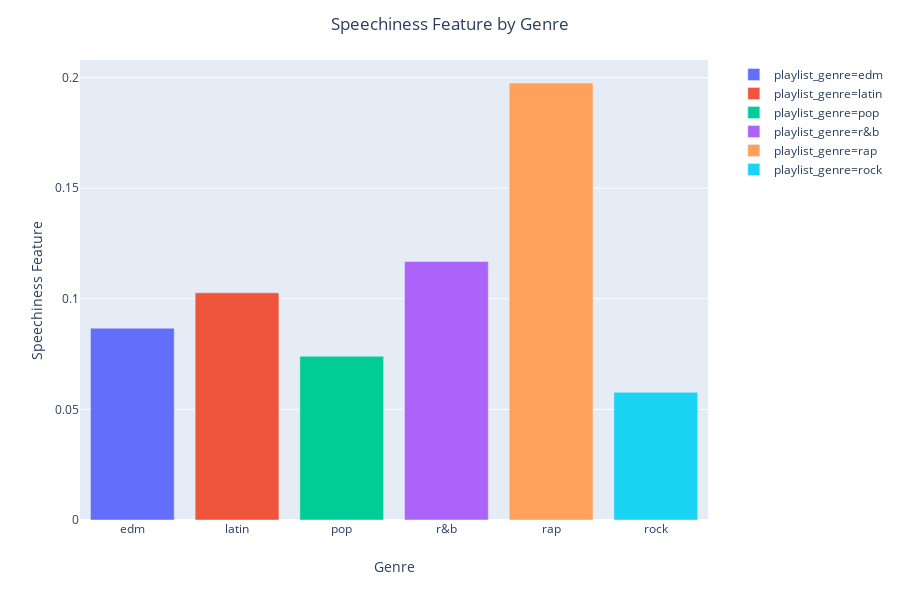

Notebook cell for this chart:
### Markdown cell above
Here, we can see immediately see that rock is an outlier in terms of danceability. This is important to recognize, because this signifies it could be easier to categorize rock as a genre with the danceability feature. With this information, we can more easily predict the genre using KD trees with the knowledge that if danceability is below 0.55, it is highly likely to be under the rock genre.

### Code cell
# Group the data by playlist_genre and compute the mean speechiness value for each group
speechiness_mean = df.groupby('playlist_genre')['speechiness'].mean()
speechiness_mean = speechiness_mean.reset_index()  # Reset the index so that the genre column can be accessed

# Create a bar plot using the speechiness_mean data
fig = px.bar(speechiness_mean, x="playlist_genre", y="speechiness",
              color="playlist_genre")

# Update the plot title and axis labels
fig.update_layout(title="Speechiness Feature by Genre")
fig.update_layout(xaxis_title="Genre")
fig.update_layout(title_x=0.5)
fig.update_layout(yaxis_title="Speechiness Feature")

# Show the plot
fig.show()

### Figure 1 — Plotly figure (JSON) as saved in the notebook; plotly's stock layout.template omitted (floating-point values rounded to 4 significant figures)
{"data": [{"alignmentgroup": "True", "hoverlabel": {"namelength": 0}, "hovertemplate": "playlist_genre=%{x}<br>speechiness=%{y}", "legendgroup": "playlist_genre=edm", "marker": {"color": "#636efa"}, "name": "playlist_genre=edm", "offsetgroup": "playlist_genre=edm", "orientation": "v", "showlegend": true, "textposition": "auto", "type": "bar", "x": ["edm"], "xaxis": "x", "y": [0.0867], "yaxis": "y"}, {"alignmentgroup": "True", "hoverlabel": {"namelength": 0}, "hovertemplate": "playlist_genre=%{x}<br>speechiness=%{y}", "legendgroup": "playlist_genre=latin", "marker": {"color": "#EF553B"}, "name": "playlist_genre=latin", "offsetgroup": "playlist_genre=latin", "orientation": "v", "showlegend": true, "textposition": "auto", "type": "bar", "x": ["latin"], "xaxis": "x", "y": [0.1027], "yaxis": "y"}, {"alignmentgroup": "True", "hoverlabel": {"namelength": 0}, "hovertemplate": "playlist_genre=%{x}<br>speechiness=%{y}", "legendgroup": "playlist_genre=pop", "marker": {"color": "#00cc96"}, "name": "playlist_genre=pop", "offsetgroup": "playlist_genre=pop", "orientation": "v", "showlegend": true, "textposition": "auto", "type": "bar", "x": ["pop"], "xaxis": "x", "y": [0.07399], "yaxis": "y"}, {"alignmentgroup": "True", "hoverlabel": {"namelength": 0}, "hovertemplate": "playlist_genre=%{x}<br>speechiness=%{y}", "legendgroup": "playlist_genre=r&b", "marker": {"color": "#ab63fa"}, "name": "playlist_genre=r&b", "offsetgroup": "playlist_genre=r&b", "orientation": "v", "showlegend": true, "textposition": "auto", "type": "bar", "x": ["r&b"], "xaxis": "x", "y": [0.1168], "yaxis": "y"}, {"alignmentgroup": "True", "hoverlabel": {"namelength": 0}, "hovertemplate": "playlist_genre=%{x}<br>speechiness=%{y}", "legendgroup": "playlist_genre=rap", "marker": {"color": "#FFA15A"}, "name": "playlist_genre=rap", "offsetgroup": "playlist_genre=rap", "orientation": "v", "showlegend": true, "textposition": "auto", "type": "bar", "x": ["rap"], "xaxis": "x", "y": [0.1975], "yaxis": "y"}, {"alignmentgroup": "True", "hoverlabel": {"namelength": 0}, "hovertemplate": "playlist_genre=%{x}<br>speechiness=%{y}", "legendgroup": "playlist_genre=rock", "marker": {"color": "#19d3f3"}, "name": "playlist_genre=rock", "offsetgroup": "playlist_genre=rock", "orientation": "v", "showlegend": true, "textposition": "auto", "type": "bar", "x": ["rock"], "xaxis": "x", "y": [0.0577], "yaxis": "y"}], "layout": {"barmode": "relative", "height": 600, "legend": {"tracegroupgap": 0}, "margin": {"t": 60}, "title": {"text": "Speechiness Feature by Genre", "x": 0.5}, "xaxis": {"anchor": "y", "categoryarray": ["edm", "latin", "pop", "r&b", "rap", "rock"], "categoryorder": "array", "domain": [0, 0.98], "title": {"text": "Genre"}}, "yaxis": {"anchor": "x", "domain": [0, 1], "title": {"text": "Speechiness Feature"}}}}
